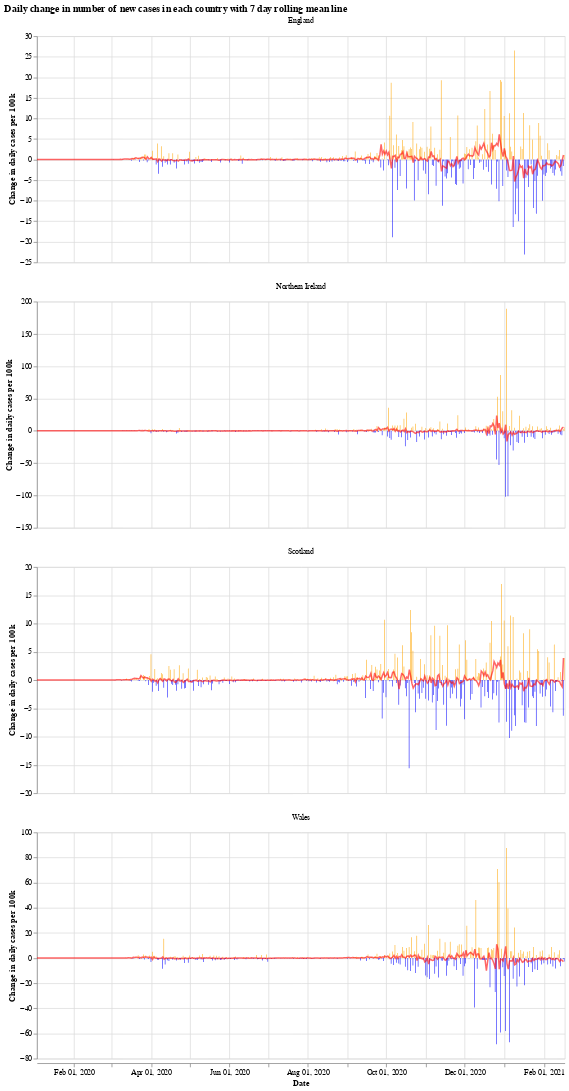

The code cell stored with this chart in its notebook:
### Markdown cell above
We will use the Python library `Altair` for visualising the data, see the [altair docs](https://altair-viz.github.io/) for more information.

First we have a graph which shows the daily change in the number of new cases for each country. This number jumps up and down all over the place, which is likely due to delay in reporting of new cases over the weekend. Another interesting thing is that it looks like the daily cases in Wales experienced a much shorter period of calm over the summer (calm in the sense of daily cases not jumping up and down).

The orange bars are days when the number of new cases (per 100k population) was more than the previous day, while the blue are days when the number of new cases dropped. The red line is the 7 day moving average. 

When the moving average line is below 0, it means that there is a consistent drop in new cases. We can see this clearly happening around the times that lockdowns were introduced (though, to varying degrees). I will update the graphs soon with a marker of when each lockdown started.

### Code cell
# collapse
import altair as alt

bars = alt.Chart(uk_cases).mark_bar().encode(
    x=alt.X("yearmonthdate(date):T", axis=alt.Axis(title='Date')),
    y=alt.Y("casesChangeRate:Q", axis=alt.Axis(title='Change in daily cases per 100k')),
    tooltip='casesChange',
    color=alt.condition(
        alt.datum.casesChangeRate > 0,
        alt.value("orange"),  # The positive color
        alt.value("blue")  # The negative color
    )
).properties(title='Daily change in number of new cases with 7 day rolling mean',width=700).interactive()

line = alt.Chart(uk_cases).mark_line(
    color='red',
    size=2,
    opacity=0.6
).transform_window(
    rolling_mean='mean(casesChangeRate)',
    frame=[0, 7],
    groupby=['areaName']
).encode(
    x='yearmonthdate(date):T',
    y='rolling_mean:Q'
)

alt.layer(bars, line, data=uk_cases).facet(alt.Column(
    'areaName', title=''), columns=1).resolve_scale(y='independent').properties(title='Daily change in number of new cases in each country with 7 day rolling mean line')

### Figure 1 — Vega-Lite specification as saved in the notebook (floating-point values rounded to 4 significant figures; data arrays with more than 128 entries replaced by an {"elided": "..."} marker saying what was removed)
{"config": {"view": {"continuousWidth": 400, "continuousHeight": 300}}, "data": {"name": "data-09704b95d9b0a6a93d7e59516331b111"}, "facet": {"type": "nominal", "field": "areaName", "title": ""}, "spec": {"layer": [{"mark": "bar", "encoding": {"color": {"condition": {"value": "orange", "test": "(datum.casesChangeRate > 0)"}, "value": "blue"}, "tooltip": {"type": "quantitative", "field": "casesChange"}, "x": {"type": "temporal", "axis": {"title": "Date"}, "field": "date", "timeUnit": "yearmonthdate"}, "y": {"type": "quantitative", "axis": {"title": "Change in daily cases per 100k"}, "field": "casesChangeRate"}}, "selection": {"selector001": {"type": "interval", "bind": "scales", "encodings": ["x", "y"]}}, "title": "Daily change in number of new cases with 7 day rolling mean", "width": 700}, {"mark": {"type": "line", "color": "red", "opacity": 0.6, "size": 2}, "encoding": {"x": {"type": "temporal", "field": "date", "timeUnit": "yearmonthdate"}, "y": {"type": "quantitative", "field": "rolling_mean"}}, "transform": [{"window": [{"op": "mean", "field": "casesChangeRate", "as": "rolling_mean"}], "frame": [0, 7], "groupby": ["areaName"]}]}]}, "columns": 1, "resolve": {"scale": {"y": "independent"}}, "title": "Daily change in number of new cases in each country with 7 day rolling mean line", "$schema": "https://vega.github.io/schema/vega-lite/v4.8.1.json", "datasets": {"data-09704b95d9b0a6a93d7e59516331b111": {"elided": "1644 records"}}}
